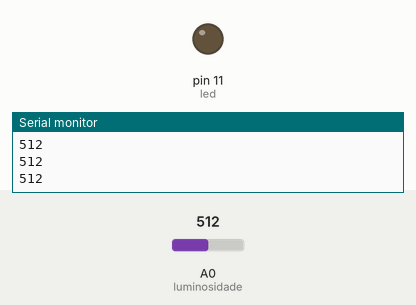
Recording of a sketch running on a simulated Arduino Uno, built with avr-gcc and run on an emulated ATmega328P. Shown: output pins drawn as LEDs (lit = HIGH), the last lines printed to the serial monitor. Inputs (shaded band) come from the test bench; at power-on: A0 (luminosidade) = 512.

Above: at 1.2 s.
1.3 s: A0 (luminosidade) set to 315
2.8 s: A0 (luminosidade) set to 293
At 3.1 s:
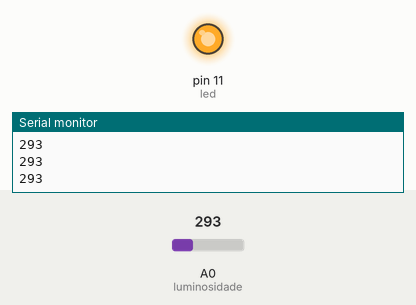
4.3 s: A0 (luminosidade) set to 306
At 5.4 s:
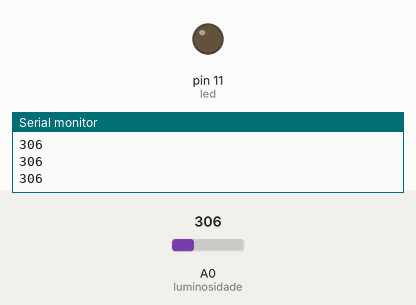
5.8 s: A0 (luminosidade) set to 290
At 6.6 s:
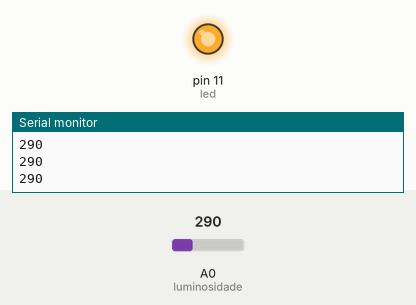
Timing chart, 0 to 8.3 s (numbered marks = the images above; inputs shaded):
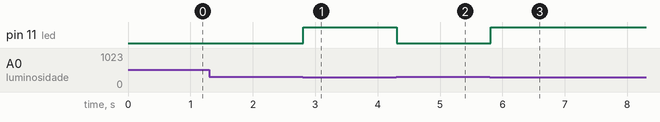

Measured:
- the behaviour switches between 300 and 299 on A0 (luminosidade) (found by bisection; images 0 and 1)
- after the input at 2.8 s, pin 11 (led): LOW → HIGH at once
- after the input at 4.3 s, pin 11 (led): HIGH → LOW at once
- after the input at 5.8 s, pin 11 (led): LOW → HIGH at once

The sketch:

ligar-desligar-led-sensor-ldr.ino
```cpp
/*
  Como Criar Coisas Inteligentes com Arduino - Módulo 1
  Facilitador:       Prof. Orlewilson Bentes Maia
  Data Criacao:      06/07/2018
  Data Atualizao:    06/07/2018
  Descricao:         Ligar e desligar um LED a partir do sensor LDR (luminosidade)
*/

// Porta digital no qual sera colocado um LED para ser ligado e desligado
int led = 11;

// Porta analogica no qual sera lido o valor do sensor de luminosidade
int luminosidade = A0;

// Variavel para armazenar o valor lido do sensor de luminosidade
int valorLuminosidade = 0;

// Funcao para ligar o LED
void ligarLed(){
  digitalWrite(led, HIGH);
}

// Funcao para desligar o LED
void desligarLed(){
  digitalWrite(led, LOW);
}


// Funcao para configurar o Arduino
void setup() {

  // Indica qual porta digital sera utilizada como saida (ligar/desligar um LED)
  pinMode(led, OUTPUT);

  // Indica que utilizara a porta serial para imprimir
  Serial.begin(9600);

}

// Funcao principal do Arduino que ficara em loop infinito
void loop() {


  // ler o valor atual do sensor de luminosidade
  // quanto mais próximo de zero está mais escuro e quanto mais afastado de zero está mais claro
  // esse valor varia conforme o resistor
  valorLuminosidade = analogRead(luminosidade);

  // imprime na porta serial o valor do sensor de luminosidade
  Serial.println(valorLuminosidade);

  // se o valor for menor que 300, ligara o LED (você ajusta conforme o resistor)
  if (valorLuminosidade < 300){
    ligarLed();
  } else {
    desligarLed();
  }
}
```
